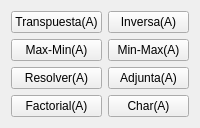
       <widget class="QWidget" name="page_6">
        <layout class="QGridLayout" name="gridLayout_10">
         <item row="0" column="0">
          <layout class="QHBoxLayout" name="horizontalLayout_20">
           <item>
            <layout class="QVBoxLayout" name="verticalLayout_4">
             <item>
              <widget class="QPushButton" name="transpuesta">
               <property name="text">
                <string>Transpuesta(A)</string>
               </property>
              </widget>
             </item>
             <item>
              <widget class="QPushButton" name="Max_Min">
               <property name="text">
                <string>Max-Min(A)</string>
               </property>
              </widget>
             </item>
             <item>
              <widget class="QPushButton" name="Resolver">
               <property name="text">
                <string>Resolver(A)</string>
               </property>
              </widget>
             </item>
             <item>
              <widget class="QPushButton" name="factorial">
               <property name="text">
                <string>Factorial(A)</string>
               </property>
              </widget>
             </item>
            </layout>
           </item>
           <item>
            <layout class="QVBoxLayout" name="verticalLayout_5">
             <item>
              <widget class="QPushButton" name="inversa">
               <property name="text">
                <string>Inversa(A)</string>
               </property>
              </widget>
             </item>
             <item>
              <widget class="QPushButton" name="Min_Max">
               <property name="text">
                <string>Min-Max(A)</string>
               </property>
              </widget>
             </item>
             <item>
              <widget class="QPushButton" name="adjunta">
               <property name="text">
                <string>Adjunta(A)</string>
               </property>
              </widget>
             </item>
             <item>
              <widget class="QPushButton" name="caracter">
               <property name="text">
                <string>Char(A)</string>
               </property>
              </widget>
             </item>
            </layout>
           </item>
          </layout>
         </item>
        </layout>
       </widget>
